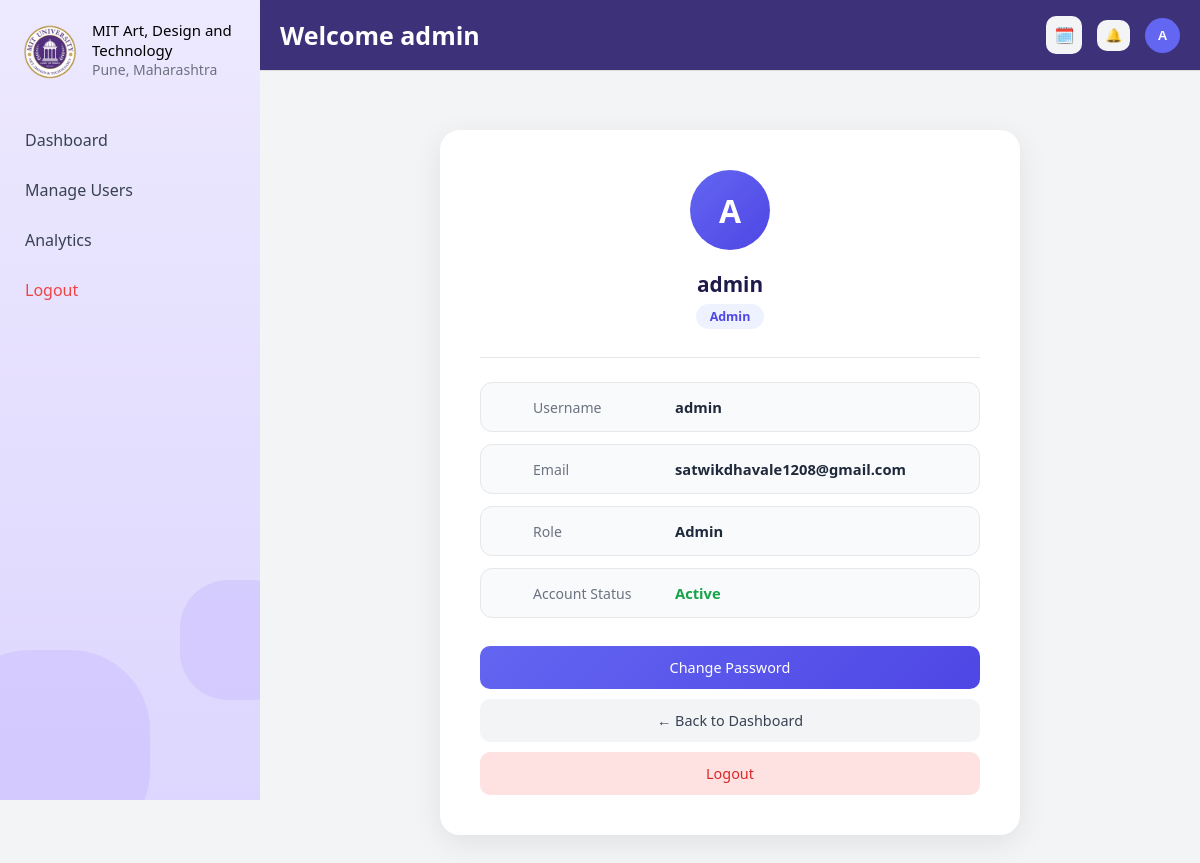
The app's page /profile (signed in) with its own data.
### database.py (models this page shows)
class User(db.Model, UserMixin):
    id = db.Column(db.Integer, primary_key=True)
    username = db.Column(db.String(100))
    password = db.Column(db.String(200))
    role = db.Column(db.String(50))
    email = db.Column(db.String(120), unique=True)
    otp = db.Column(db.String(6))
    otp_created_at = db.Column(db.DateTime)
    otp_expiry = db.Column(db.DateTime)
    active = db.Column(db.Boolean, default=True)

### app.py (the view)
@app.route("/profile")
@login_required
def profile():
    notifications = Notification.query.filter_by(user_id=current_user.id).all()
    return render_template("profile.html", notifications=notifications)

### app.py (called while the page is built)
@login_manager.user_loader
def load_user(user_id):
    return User.query.get(int(user_id))

### templates/profile.html (shortened to what this page needs)
<!DOCTYPE html>
<html lang="en">
<head>
    <link rel="stylesheet" href="{{ url_for('static', filename='style.css') }}">
</head>
<body>
<div class="sidebar">
    <div class="sidebar-brand">
        <img src="{{ url_for('static', filename='dash_logo.png') }}" class="brand-logo">
        <div class="brand-text">
            <h2 class="brand-title">MIT Art, Design and Technology</h2>
            <p class="brand-sub">Pune, Maharashtra</p>
        </div>
    </div>
    <nav class="sidebar-menu">
        <a href="/dashboard">Dashboard</a>
        {% if current_user.role == "admin" %}
        <a href="/manage_users">Manage Users</a>
        <a href="/admin_dashboard">Analytics</a>
        {% endif %}
        <a href="/logout" class="logout">Logout</a>
    </nav>
</div>
{% include 'header.html' %}
<div class="main-content">
    <div class="page-container">
        <div class="profile-card">
            <div class="profile-avatar">
                {{ current_user.username[0]|upper }}
            </div>
            <h2>{{ current_user.username }}</h2>
            <span class="role-badge">{{ current_user.role }}</span>
            <hr class="profile-divider">
            <div class="profile-field">
                <div class="profile-field-label">Username</div>
                <div class="profile-field-value">{{ current_user.username }}</div>
            </div>
            <div class="profile-field">
                <div class="profile-field-label">Email</div>
                <div class="profile-field-value">{{ current_user.email }}</div>
            </div>
            <div class="profile-field">
                <div class="profile-field-label">Role</div>
                <div class="profile-field-value">{{ current_user.role | capitalize }}</div>
            </div>
            <div class="profile-field">
                <div class="profile-field-label">Account Status</div>
                <div class="profile-field-value" style="color: #16a34a;">Active</div>
            </div>
            <div class="profile-actions">
                <a href="/change_password" class="btn-indigo">Change Password</a>
                <a href="/dashboard" class="btn-light">← Back to Dashboard</a>
                <a href="/logout" class="btn-danger-light">Logout</a>
            </div>
        </div>
    </div>
</div>
</body>
</html>

### templates/header.html (shortened to what this page needs)
<div class="top-header">
    <div class="header-left">
        <h1>Welcome {{ current_user.username }}</h1>
    </div>
    <div class="header-right">
        <a href="/calendar" class="icon-btn">🗓️</a>
        <div class="notification-wrapper">
            <button class="icon-btn" onclick="toggleNotifications()">
                🔔
            </button>
        </div>
        <div class="profile-wrapper">
            <button onclick="toggleProfile()" class="profile-btn">
                {{ current_user.username[0]|upper }}
            </button>
        </div>
    </div>
</div>

### static/style.css (style rules this page uses)
body { margin: 0; font-family: "Segoe UI", sans-serif; background: #f3f4f6; }
.sidebar { position: fixed; top: 0; left: 0; width: 260px; height: 100vh; background: linear-gradient(180deg, #ede9fe, #ddd6fe); z-index: 100; overflow: hidden; }
.sidebar::before, .sidebar::after { content: ""; position: absolute; background: #c4b5fd; opacity: 0.4; border-radius: 40%; }
.sidebar::before { width: 200px; height: 200px; bottom: -50px; left: -50px; }
.sidebar::after { width: 120px; height: 120px; bottom: 100px; right: -40px; }
.sidebar-brand { display: flex; align-items: center; gap: 12px; padding: 20px; }
.brand-logo { width: 60px; border-radius: 5px; }
.brand-text h2 { font-size: 15px; font-weight: 500; margin: 0; height: 20px; }
.brand-text p { font-size: 14px; color: #6b7280; margin-top: 20px; height: 10px; }
.sidebar-menu { padding: 15px; position: relative; z-index: 2; }
.sidebar-menu a, .sidebar a { display: block; padding: 10px; border-radius: 8px; color: #374151; text-decoration: none; margin-bottom: 8px; }
.sidebar .logout, .logout { color: #ef4444; }
.top-header { position: fixed; top: 0; left: 260px; right: 0; height: 70px; background: #3d3179; border-bottom: 1px solid #ddd; display: flex; align-items: center; justify-content: space-between; padding: 0 20px; z-index: 200; }
.header-left h1 { margin: 0; font-size: 25px; color: white; }
.header-right { display: flex; align-items: center; gap: 15px; }
.icon-btn { position: relative; background: #f3f4f6; border: none; padding: 8px; border-radius: 10px; cursor: pointer; text-decoration: none; }
.profile-btn { background: #6366f1; color: white; border: none; border-radius: 50%; width: 35px; height: 35px; cursor: pointer; font-weight: 600; }
.main-content { margin-left: 260px; margin-top: 70px; padding: 20px; }
.btn-indigo { background: linear-gradient(135deg, #6366f1, #4f46e5); color: white; }
.btn-light { background: #f3f4f6; color: #374151; }
.btn-danger-light { background: #fee2e2; color: #dc2626; }
.page-container { display: flex; justify-content: center; align-items: flex-start; padding: 40px 20px; }
.profile-card { background: white; border-radius: 20px; box-shadow: 0 8px 30px rgba(0,0,0,0.08); padding: 40px; width: 100%; max-width: 500px; }
.profile-avatar { width: 80px; height: 80px; border-radius: 50%; background: linear-gradient(135deg, #6366f1, #4f46e5); color: white; font-size: 2rem; font-weight: 700; display: flex; align-items: center; justify-content: center; margin: 0 auto 20px; }
.profile-card h2 { text-align: center; color: #1e1b4b; margin: 0 0 6px; font-size: 1.3rem; }
.profile-card .role-badge { display: block; text-align: center; font-size: 0.78rem; font-weight: 600; background: #eef2ff; color: #4f46e5; border-radius: 20px; padding: 4px 14px; width: fit-content; margin: 0 auto 28px; text-transform: capitalize; }
.profile-divider { border: none; border-top: 1px solid #e5e7eb; margin: 0 0 24px; }
.profile-field { display: flex; align-items: center; gap: 12px; padding: 14px 16px; border-radius: 12px; background: #f9fafb; border: 1px solid #e5e7eb; margin-bottom: 12px; }
.profile-field-label { font-size: 0.88rem; color: #6b7280; font-weight: 500; width: 130px; flex-shrink: 0; }
.profile-field-value { font-size: 0.92rem; color: #1e293b; font-weight: 600; }
.profile-actions { display: flex; flex-direction: column; gap: 10px; margin-top: 28px; }
.profile-actions a { display: block; text-align: center; padding: 12px; border-radius: 10px; font-weight: 500; font-size: 0.9rem; text-decoration: none; transition: 0.2s; }

### records on screen
User: username "admin", username "A", role "Admin", email "satwikdhavale1208@gmail.com"
